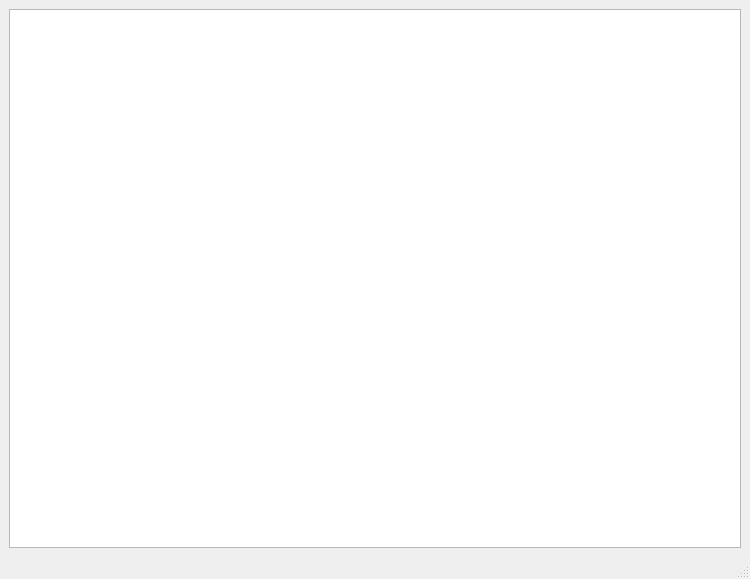
<?xml version="1.0" encoding="UTF-8"?>
<ui version="4.0">
 <class>MainWindow</class>
 <widget class="QMainWindow" name="MainWindow">
  <property name="geometry">
   <rect>
    <x>0</x>
    <y>0</y>
    <width>750</width>
    <height>579</height>
   </rect>
  </property>
  <property name="windowTitle">
   <string>MainWindow</string>
  </property>
  <widget class="QWidget" name="centralwidget">
   <layout class="QHBoxLayout" name="horizontalLayout">
    <item>
     <widget class="QPlainTextEdit" name="plainTextEdit"/>
    </item>
   </layout>
  </widget>
  <widget class="QMenuBar" name="menubar">
   <property name="geometry">
    <rect>
     <x>0</x>
     <y>0</y>
     <width>750</width>
     <height>22</height>
    </rect>
   </property>
  </widget>
  <widget class="QStatusBar" name="statusbar"/>
 </widget>
 <resources/>
 <connections/>
</ui>
